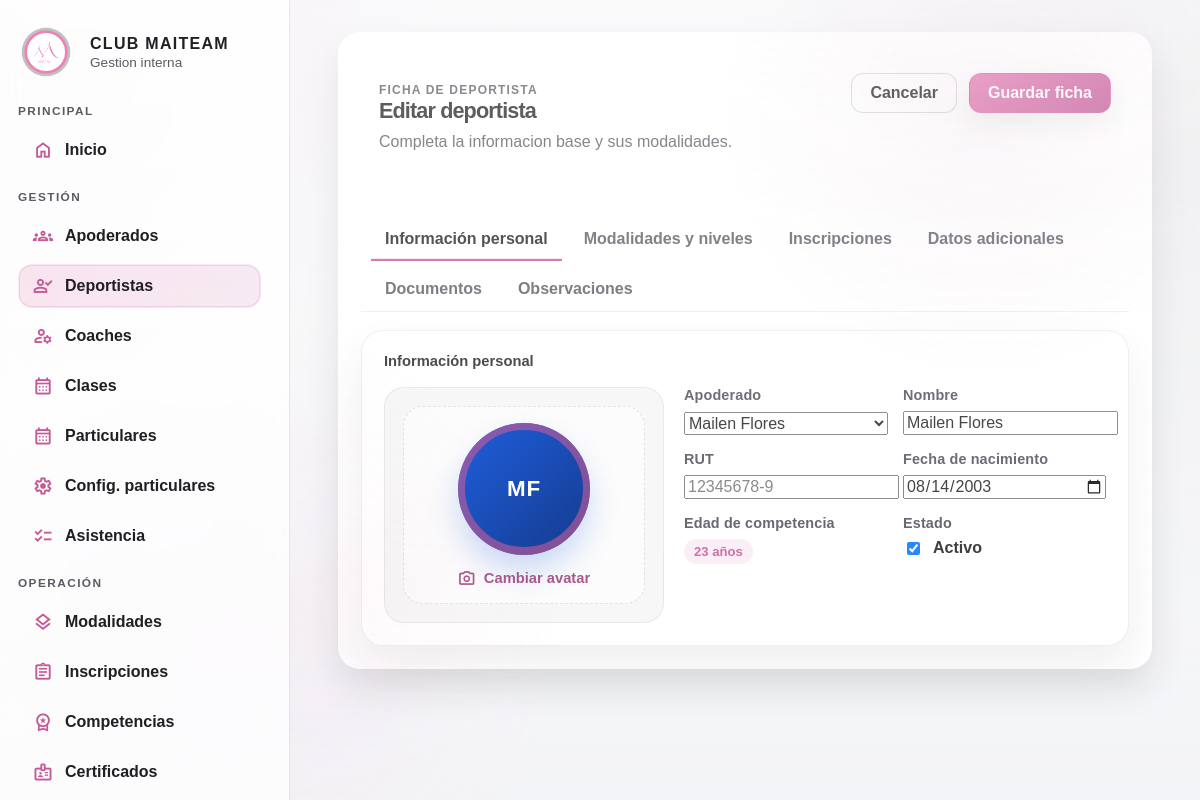
Screenshot of /interno/?page=deportistas&action=edit&id=1 with the database file from the repository.
### tables this page shows
CREATE TABLE IF NOT EXISTS deportistas (
    id INT UNSIGNED AUTO_INCREMENT PRIMARY KEY,
    apoderado_id INT UNSIGNED NOT NULL,
    nombre VARCHAR(120) NOT NULL,
    fecha_nacimiento DATE DEFAULT NULL,
    categoria VARCHAR(80) DEFAULT NULL,
    rut VARCHAR(20) DEFAULT NULL,
    avatar_path VARCHAR(255) DEFAULT NULL,
    nivel_id INT UNSIGNED DEFAULT NULL,
    activo TINYINT(1) NOT NULL DEFAULT 1,
    created_at TIMESTAMP NOT NULL DEFAULT CURRENT_TIMESTAMP,
    updated_at TIMESTAMP NULL DEFAULT NULL ON UPDATE CURRENT_TIMESTAMP,
    CONSTRAINT fk_deportistas_apoderados
        FOREIGN KEY (apoderado_id) REFERENCES apoderados(id)
        ON DELETE RESTRICT ON UPDATE CASCADE,
    CONSTRAINT fk_deportistas_niveles
        FOREIGN KEY (nivel_id) REFERENCES niveles_deportivos(id)
        ON DELETE SET NULL ON UPDATE CASCADE,
    UNIQUE KEY uq_deportistas_rut (rut)
);

CREATE TABLE IF NOT EXISTS apoderados (
    id INT UNSIGNED AUTO_INCREMENT PRIMARY KEY,
    nombre VARCHAR(120) NOT NULL,
    telefono VARCHAR(40) DEFAULT NULL,
    email VARCHAR(160) DEFAULT NULL,
    direccion VARCHAR(200) DEFAULT NULL,
    created_at TIMESTAMP NOT NULL DEFAULT CURRENT_TIMESTAMP,
    updated_at TIMESTAMP NULL DEFAULT NULL ON UPDATE CURRENT_TIMESTAMP
);

### interno/src/helpers.php (called while the page is built, shortened)
<?php
function config(string $key, $default = null)
{
    $segments = explode('.', $key);
    $root = array_shift($segments);
    if ($root === 'db') {
        $source = $GLOBALS['db_config'] ?? [];
    } elseif ($root === 'app') {
        $source = $GLOBALS['app_config'] ?? [];
    } else {
        $source = $GLOBALS['app_config'] ?? [];
        array_unshift($segments, $root);
    }
    foreach ($segments as $segment) {
        $source = $source[$segment];
    }
    return $source;
}
function env(string $key, $default = null)
{
    $value = $_ENV[$key] ?? getenv($key);
    return $value;
}
function db(): PDO
{
    static $pdo = null;
    if ($pdo instanceof PDO) {
        return $pdo;
    }
    $host = env('DB_HOST', config('db.host', '127.0.0.1'));
    $dbname = env('DB_NAME', config('db.name', 'maiteam'));
    $user = env('DB_USER', config('db.user', 'root'));
    $pass = env('DB_PASS', config('db.pass', ''));
    $dsn = sprintf('mysql:host=%s;dbname=%s;charset=utf8mb4', $host, $dbname);
    $pdo = new PDO($dsn, $user, $pass, [
        PDO::ATTR_ERRMODE => PDO::ERRMODE_EXCEPTION,
        PDO::ATTR_DEFAULT_FETCH_MODE => PDO::FETCH_ASSOC,
    ]);
    return $pdo;
}
function render(string $view, array $data = []): void
{
    $viewPath = __DIR__ . '/../views/' . $view . '.php';
    $layoutPath = __DIR__ . '/../views/layout.php';
    $data['viewPath'] = $viewPath;
    extract($data, EXTR_SKIP);
    require $layoutPath;
}
function base_url(string $path = ''): string
{
    $base = rtrim((string) config('base_url', '/interno'), '/');
    $path = ltrim($path, '/');
    return $path === '' ? $base : $base . '/' . $path;
}
function e(?string $value): string
{
    return htmlspecialchars((string) $value, ENT_QUOTES, 'UTF-8');
}
function normalize_rut(?string $rut): string
{
    $clean = strtoupper(trim((string) $rut));
    $clean = str_replace(['.', '-', ' '], '', $clean);
    $normalized = preg_replace('/[^0-9K]/', '', $clean);
    return $normalized ?? '';
}
function format_rut(?string $rut): string
{
    $normalized = normalize_rut($rut);
    $length = strlen($normalized);
    if ($length <= 1) {
        return $normalized;
    }
    return substr($normalized, 0, $length - 1) . '-' . substr($normalized, -1);
}

### interno/src/deportistas.php (called while the page is built, shortened)
<?php
function deportista_find(int $id): ?array
{
    $stmt = db()->prepare(
        'SELECT id, apoderado_id, nombre, fecha_nacimiento, categoria, rut, avatar_path, nivel_id, activo '
        . 'FROM deportistas WHERE id = :id'
    );
    $stmt->execute(['id' => $id]);
    $row = $stmt->fetch();
    $row['modalidades_competencia_ids'] = deportista_modalidades_competencia_ids($id);
    return $row;
}
function deportista_avatar_public_url(?string $relativePath): ?string
{
    $relativePath = trim((string) $relativePath);
    if ($relativePath === '') {
        return null;
    }
    return base_url('/' . ltrim($relativePath, '/'));
}

### interno/src/apoderados.php (called while the page is built, shortened)
<?php
function apoderados_all(): array
{
    $stmt = db()->query('SELECT id, nombre, telefono, email, direccion FROM apoderados ORDER BY nombre');
    return $stmt->fetchAll();
}

### interno/views/deportistas/form.php (the view, shortened to what this page needs)
<?php
$isEdit = $action === 'edit';
$deportistaNombre = trim((string) ($deportista['nombre'] ?? ''));
$deportistaAvatarUrl = deportista_avatar_public_url($deportista['avatar_path'] ?? null);
$deportistaAvatarInitials = (static function (string $name): string {
    $parts = preg_split('/\s+/u', trim($name), -1, PREG_SPLIT_NO_EMPTY);
    if (empty($parts)) {
        return 'D';
    }
    $firstPart = $parts[0] ?? '';
    $lastPart = $parts[count($parts) - 1] ?? '';
    $getInitial = static function (string $value): string {
        if ($value === '') {
            return '';
        }
        if (function_exists('mb_substr')) {
            return mb_strtoupper(mb_substr($value, 0, 1));
        }
        return strtoupper(substr($value, 0, 1));
    };
    $initials = $getInitial($firstPart) . $getInitial($lastPart);
    return $initials !== '' ? $initials : 'D';
})($deportistaNombre);
$competenciaEdad = $sugerencias_competencia['edad_competencia'] ?? null;
?>
<section class="page ficha-page">
    <div class="ficha-header">
        <div class="ficha-header-copy">
            <p class="kicker"><?= $isEdit ? 'Ficha de Deportista' : 'Nuevo deportista' ?></p>
            <h1><?= $isEdit ? 'Editar deportista' : 'Crear deportista' ?></h1>
            <p>Completa la informacion base y sus modalidades.</p>
        </div>
        <div class="ficha-header-actions">
            <a class="button ghost" href="<?= e(base_url('/?page=deportistas')) ?>">Cancelar</a>
            <button type="submit" form="deportista-form" class="button">Guardar ficha</button>
        </div>
    </div>
    <nav class="ficha-tabs" aria-label="Secciones de la ficha" role="tablist">
        <a id="tab-info-personal" class="ficha-tab is-active" href="#info-personal" role="tab" aria-selected="true" aria-controls="info-personal" data-ficha-tab data-ficha-target="info-personal">Información personal</a>
        <a id="tab-modalidades-niveles" class="ficha-tab" href="#modalidades-niveles" role="tab" aria-selected="false" aria-controls="modalidades-niveles" data-ficha-tab data-ficha-target="modalidades-niveles">Modalidades y niveles</a>
        <a id="tab-inscripciones" class="ficha-tab" href="#inscripciones" role="tab" aria-selected="false" aria-controls="inscripciones" data-ficha-tab data-ficha-target="inscripciones">Inscripciones</a>
        <a id="tab-datos-adicionales" class="ficha-tab" href="#datos-adicionales" role="tab" aria-selected="false" aria-controls="datos-adicionales" data-ficha-tab data-ficha-target="datos-adicionales">Datos adicionales</a>
        <a id="tab-documentos" class="ficha-tab" href="#documentos" role="tab" aria-selected="false" aria-controls="documentos" data-ficha-tab data-ficha-target="documentos">Documentos</a>
        <a id="tab-observaciones" class="ficha-tab" href="#observaciones" role="tab" aria-selected="false" aria-controls="observaciones" data-ficha-tab data-ficha-target="observaciones">Observaciones</a>
    </nav>
    <form id="deportista-form" class="ficha-form" method="post" enctype="multipart/form-data" action="<?= e(base_url('/?page=deportistas&action=' . $action)) ?>">
        <div class="ficha-layout">
            <div class="ficha-main">
                <section id="info-personal" class="ficha-card ficha-panel" role="tabpanel" aria-labelledby="tab-info-personal" data-ficha-panel>
                    <div class="ficha-card-head">
                        <div>
                            <p class="form-label">Información personal</p>
                        </div>
                    </div>
                    <div class="ficha-personal-layout">
                        <div class="ficha-avatar-panel">
                            <label class="avatar-picker" for="avatar-input">
                                <div
                                    class="deportista-avatar deportista-avatar--large"
                                    data-avatar-preview
                                    data-avatar-current-src="<?= e($deportistaAvatarUrl ?? '') ?>"
                                    data-avatar-initials="<?= e($deportistaAvatarInitials) ?>"
                                >
                                </div>
                                <span class="avatar-picker-action">
                                    <span class="material-symbols-outlined" aria-hidden="true">photo_camera</span>
                                    <span>Cambiar avatar</span>
                                </span>
                            </label>
                        </div>
                        <div class="ficha-grid ficha-personal-grid">
                            <div class="ficha-field">
                                <label class="ficha-field-label" for="deportista-apoderado">Apoderado</label>
                                <select id="deportista-apoderado" name="apoderado_id" required>
                                    <?php foreach ($apoderados as $apoderado): ?>
                                        <option value="<?= e((string) $apoderado['id']) ?>" <?= (int) $deportista['apoderado_id'] === (int) $apoderado['id'] ? 'selected' : '' ?>>
                                            <?= e($apoderado['nombre']) ?>
                                        </option>
                                    <?php endforeach; ?>
                                </select>
                            </div>
                            <div class="ficha-field">
                                <label class="ficha-field-label" for="deportista-nombre">Nombre</label>
                                <input id="deportista-nombre" type="text" name="nombre" required value="<?= e($deportista['nombre'] ?? '') ?>">
                            </div>
                            <div class="ficha-field">
                                <label class="ficha-field-label" for="deportista-rut">RUT</label>
                                <input id="deportista-rut" type="text" name="rut" required value="<?= e(format_rut($deportista['rut'] ?? '')) ?>" placeholder="12345678-9">
                            </div>
                            <div class="ficha-field">
                                <label class="ficha-field-label" for="deportista-fecha-nacimiento">Fecha de nacimiento</label>
                                <input id="deportista-fecha-nacimiento" type="date" name="fecha_nacimiento" value="<?= e($deportista['fecha_nacimiento'] ?? '') ?>">
                            </div>
                            <div class="ficha-field ficha-field-static">
                                <p class="ficha-field-label">Edad de competencia</p>
                                <?php if ($competenciaEdad !== null): ?>
                                    <span class="chip"><?= e((string) $competenciaEdad) ?> años</span>
                                <?php else: ?>
                                    <span class="chip muted">Pendiente</span>
                                    <p class="hint">Se calcula al completar la fecha de nacimiento.</p>
                                <?php endif; ?>
                            </div>
                            <div class="ficha-field ficha-field-static">
                                <p class="ficha-field-label">Estado</p>
                                <label class="checkbox ficha-inline-check">
                                    <input type="checkbox" name="activo" <?= !empty($deportista['activo']) ? 'checked' : '' ?>>
                                    Activo
                                </label>
                            </div>
                        </div>
                    </div>
                </section>
            </div>
        </div>
    </form>
</section>

### rows the page displays
deportistas: apoderado_id "Mailen Flores", nombre "Mailen Flores", fecha_nacimiento "08/14/2003", activo "☑"

### other values shown
$sectionLabel "PRINCIPAL"
$item['label'] "Inicio"
$sectionLabel "GESTIÓN"
$item['label'] "Apoderados"
$item['label'] "Deportistas"
$item['label'] "Coaches"
$item['label'] "Clases"
$item['label'] "Particulares"
$item['label'] "Config. particulares"
$item['label'] "Asistencia"
$sectionLabel "OPERACIÓN"
$item['label'] "Modalidades"
$item['label'] "Inscripciones"
$item['label'] "Competencias"
$item['label'] "Certificados"
